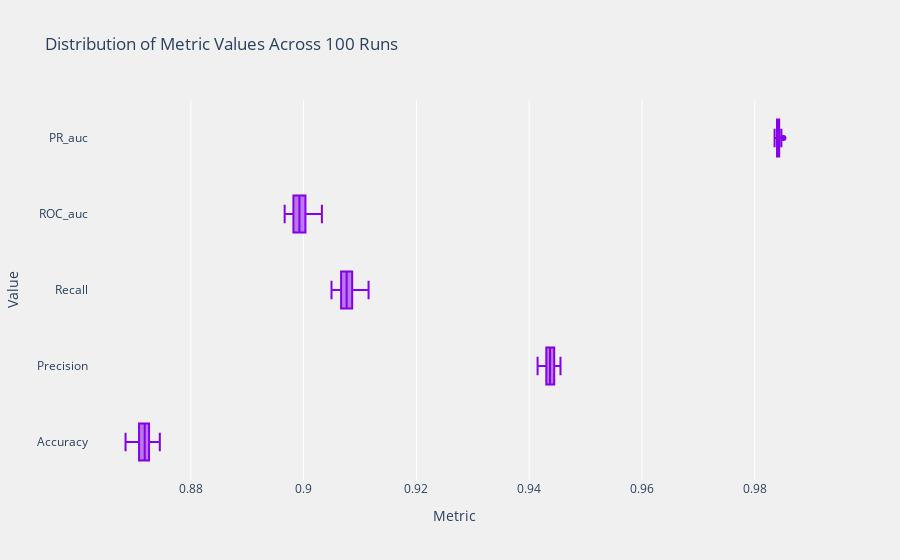

This figure's notebook cell:
### Code cell
# Model #1
lgbm_experiment_1 = run_experiment(new_df, model_class = LGBMClassifier, **optimal_1)
print_results(lgbm_experiment_1, color = '#8400E8')

### Figure 1 — Plotly figure (JSON) as saved in the notebook; plotly's stock layout.template omitted (floating-point values rounded to 4 significant figures; data arrays with more than 128 entries replaced by an {"elided": "..."} marker saying what was removed)
{"data": [{"alignmentgroup": "True", "hovertemplate": "value=%{x}<br>metric=%{y}<extra></extra>", "legendgroup": "", "marker": {"color": "#8400E8"}, "name": "", "notched": false, "offsetgroup": "", "orientation": "h", "showlegend": false, "type": "box", "x": {"elided": "500 float values"}, "x0": " ", "xaxis": "x", "y": {"elided": "500 str values"}, "y0": " ", "yaxis": "y"}], "layout": {"boxmode": "group", "legend": {"tracegroupgap": 0}, "paper_bgcolor": "rgba(240, 240, 240, 100)", "plot_bgcolor": "rgba(0, 0, 0, 00)", "title": {"text": "Distribution of Metric Values Across 100 Runs"}, "xaxis": {"anchor": "y", "domain": [0, 1], "title": {"text": "Metric"}}, "yaxis": {"anchor": "x", "domain": [0, 1], "title": {"text": "Value"}}}}
